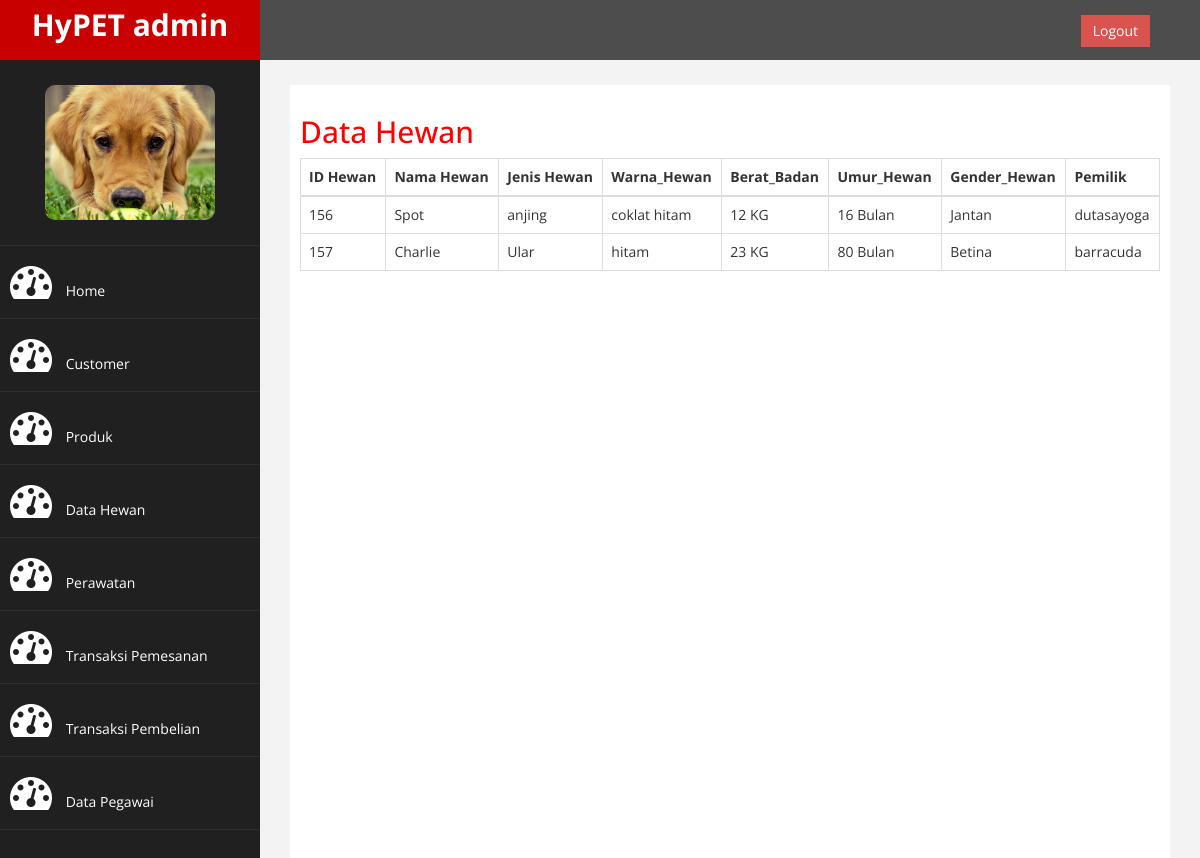
Page /admin/adminpage.php?halaman=datahewan on the committed database.
### tables this page shows
CREATE TABLE `pet` (
  `ID_Hewan` int(11) NOT NULL,
  `Nama_Hewan` varchar(50) NOT NULL,
  `Jenis_Hewan` varchar(50) NOT NULL,
  `Warna_Hewan` varchar(20) NOT NULL,
  `Berat_Badan` int(11) NOT NULL,
  `Umur_Hewan` int(11) NOT NULL,
  `Gender_Hewan` varchar(30) NOT NULL,
  `Cusername` varchar(100) NOT NULL
);

### admin/datahewan.php (the view)
<h2>Data Hewan</h2>
<table class="table table-bordered">
   <thead>
      <tr>
         <th>ID Hewan</th>
         <th>Nama Hewan</th>
         <th>Jenis Hewan</th>
         <th>Warna_Hewan</th>
         <th>Berat_Badan</th>
         <th>Umur_Hewan</th>
         <th>Gender_Hewan</th>
         <th>Pemilik</th>
      </tr>
   </thead>
   <tbody>
      <?php $ambil=$koneksi->query("SELECT * FROM pet") ?>
      <?php while($break = $ambil->fetch_assoc()) { ?>
      <tr>
         <td><?php echo $break['ID_Hewan']; ?></td>
         <td><?php echo $break['Nama_Hewan']; ?></td>
         <td><?php echo $break['Jenis_Hewan']; ?></td>
         <td><?php echo $break['Warna_Hewan']; ?></td>
         <td><?php echo $break['Berat_Badan']; ?> KG</td>
         <td><?php echo $break['Umur_Hewan']; ?> Bulan</td>
         <td><?php echo $break['Gender_Hewan']; ?></td>
         <td><?php echo $break['Cusername']; ?></td>
      </tr>
      <?php } ?>
   </tbody>
</table>

### admin/assets/css/custom.css (style rules this page uses)
body { font-family: 'Open Sans', sans-serif; }
h2 { color: #f00; }

### rows in the picture
pet: ID_Hewan "156", Nama_Hewan "Spot", Jenis_Hewan "anjing", Warna_Hewan "coklat hitam", Berat_Badan "12", Umur_Hewan "16", Gender_Hewan "Jantan", Cusername "dutasayoga"
pet: ID_Hewan "157", Nama_Hewan "Charlie", Jenis_Hewan "Ular", Warna_Hewan "hitam", Berat_Badan "23", Umur_Hewan "80", Gender_Hewan "Betina", Cusername "barracuda"
